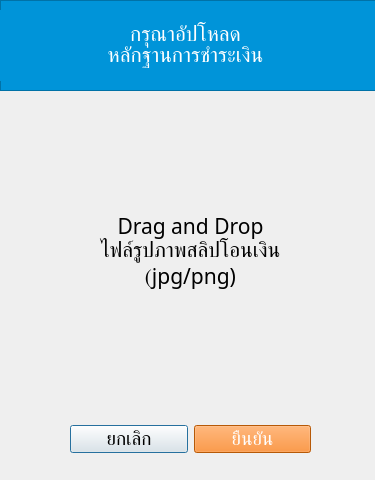
<?xml version="1.0" encoding="UTF-8"?>
<ui version="4.0">
 <class>frm_uploadslip</class>
 <widget class="QDialog" name="frm_uploadslip">
  <property name="geometry">
   <rect>
    <x>0</x>
    <y>0</y>
    <width>375</width>
    <height>480</height>
   </rect>
  </property>
  <property name="minimumSize">
   <size>
    <width>375</width>
    <height>450</height>
   </size>
  </property>
  <property name="maximumSize">
   <size>
    <width>375</width>
    <height>480</height>
   </size>
  </property>
  <property name="windowTitle">
   <string>UCWB - Payment Proof</string>
  </property>
  <widget class="QLabel" name="lbl_qrcode">
   <property name="geometry">
    <rect>
     <x>30</x>
     <y>100</y>
     <width>321</width>
     <height>301</height>
    </rect>
   </property>
   <property name="font">
    <font>
     <family>Kanit</family>
     <pointsize>16</pointsize>
    </font>
   </property>
   <property name="styleSheet">
    <string notr="true"/>
   </property>
   <property name="text">
    <string>Drag and Drop
ไฟล์รูปภาพสลิปโอนเงิน
(jpg/png)</string>
   </property>
   <property name="alignment">
    <set>Qt::AlignCenter</set>
   </property>
  </widget>
  <widget class="QFrame" name="frame_header">
   <property name="geometry">
    <rect>
     <x>0</x>
     <y>0</y>
     <width>381</width>
     <height>91</height>
    </rect>
   </property>
   <property name="styleSheet">
    <string notr="true">background-color: rgb(0, 148, 217);</string>
   </property>
   <property name="frameShape">
    <enum>QFrame::StyledPanel</enum>
   </property>
   <property name="frameShadow">
    <enum>QFrame::Raised</enum>
   </property>
   <widget class="QLabel" name="lbl_title">
    <property name="geometry">
     <rect>
      <x>0</x>
      <y>10</y>
      <width>371</width>
      <height>71</height>
     </rect>
    </property>
    <property name="font">
     <font>
      <family>Kanit</family>
      <pointsize>16</pointsize>
     </font>
    </property>
    <property name="styleSheet">
     <string notr="true">color: rgb(255, 255, 255);</string>
    </property>
    <property name="text">
     <string>กรุณาอัปโหลด
หลักฐานการชำระเงิน</string>
    </property>
    <property name="alignment">
     <set>Qt::AlignCenter</set>
    </property>
   </widget>
  </widget>
  <widget class="QWidget" name="horizontalLayoutWidget">
   <property name="geometry">
    <rect>
     <x>70</x>
     <y>420</y>
     <width>241</width>
     <height>39</height>
    </rect>
   </property>
   <layout class="QHBoxLayout" name="horizontalLayout">
    <item>
     <widget class="QPushButton" name="btn_cancel">
      <property name="sizePolicy">
       <sizepolicy hsizetype="Minimum" vsizetype="Fixed">
        <horstretch>0</horstretch>
        <verstretch>0</verstretch>
       </sizepolicy>
      </property>
      <property name="font">
       <font>
        <family>Kanit</family>
        <pointsize>14</pointsize>
       </font>
      </property>
      <property name="text">
       <string>ยกเลิก</string>
      </property>
     </widget>
    </item>
    <item>
     <widget class="QPushButton" name="btn_confirm">
      <property name="font">
       <font>
        <family>Kanit</family>
        <pointsize>14</pointsize>
       </font>
      </property>
      <property name="styleSheet">
       <string notr="true">background:rgb(255, 124, 10);
color: rgb(255, 255, 255);</string>
      </property>
      <property name="text">
       <string>ยืนยัน</string>
      </property>
     </widget>
    </item>
   </layout>
  </widget>
  <zorder>frame_header</zorder>
  <zorder>lbl_qrcode</zorder>
  <zorder>horizontalLayoutWidget</zorder>
 </widget>
 <resources/>
 <connections/>
</ui>
